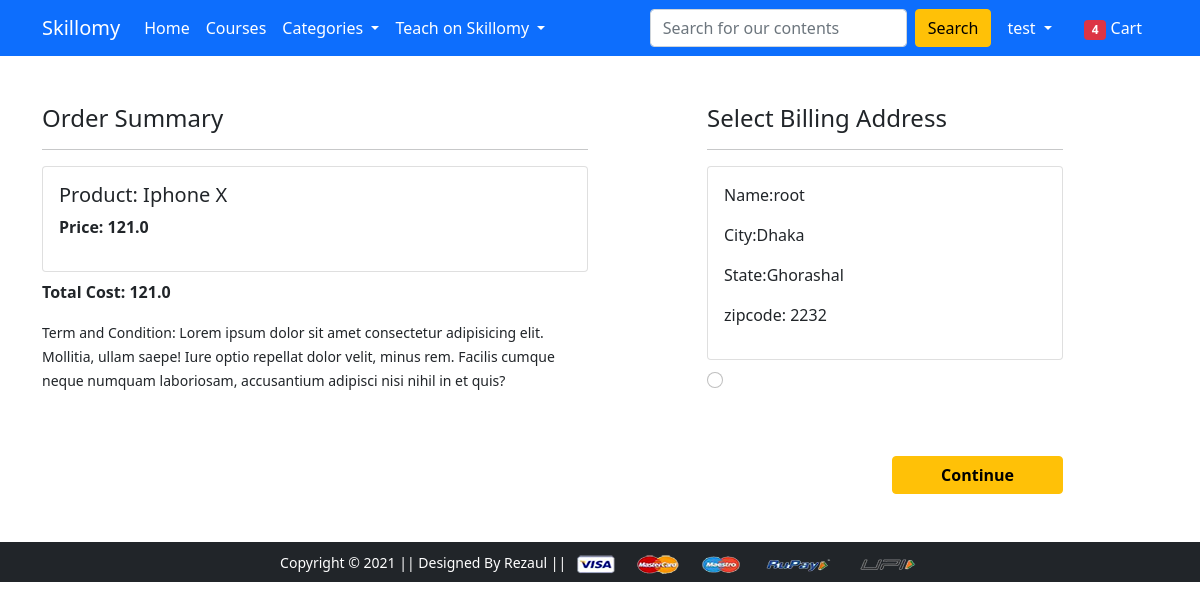
Screenshot of /checkout/ (signed in) with the database file from the repository.
### app/models.py (models this page shows, shortened)
class Cart(models.Model):
	user=models.ForeignKey(User, on_delete=models.CASCADE)
	course=models.ForeignKey(Product,on_delete=models.CASCADE)
	quantity=models.PositiveIntegerField(default=1)
	@property
	def total_cost(self):
		return self.course.discounted_price

class Product(models.Model):
	title=models.CharField(max_length=50)
	selling_price= models.FloatField()
	discounted_price=models.FloatField()
	description=models.CharField(max_length=200)
	level=models.CharField(choices=LEVEL_CHOICES, max_length=20, default="Not sure")
	category=models.CharField(choices=CATEGORY_CHOICES,max_length=2)
	category_id=models.ForeignKey(Categories,on_delete=models.CASCADE,default='coding')
	content=models.ForeignKey(Content,on_delete=models.CASCADE,default='none')
	product_image=models.ImageField(upload_to='productimg',blank=True, null=True)

class Customer(models.Model):
	user=models.ForeignKey(User,on_delete=models.CASCADE)
	name=models.CharField(max_length=50, default="root")
	biography=CharField(max_length=100,default="N/A")
	language=CharField(choices=LANGUAGE_CHOICES,max_length=7,default="English")
	city=models.CharField(max_length=20,default="Dhaka")
	website=models.CharField(max_length=20,default="N/A")
	zipcode=models.IntegerField(default="0000")
	state=models.CharField(choices=STATE_CHOICES,max_length=50,default="Dhaka")

### app/views.py (the view)
# urls.py: path('checkout/', views.checkout, name='checkout'),
@login_required
def checkout(request):
	user=request.user
	address=Customer.objects.filter(user=user)
	cart_item=Cart.objects.filter(user=user)
	ammount=0.0
	total_ammount=0.0
	cart_product=[p for p in Cart.objects.all() if p.user==request.user]
	if cart_product:
		for p in cart_product:
			tempammount=(p.quantity * p.course.discounted_price)
			total_ammount+=tempammount
	return render(request, 'app/checkout.html',{'address':address,'total_ammount':total_ammount,'cart_item':cart_item})

### app/templates/app/checkout.html (shortened to what this page needs)
{% extends 'app/base.html' %}
{% load static %}
{% block main-content %}
<div class="container">
 <div class="row mt-5">
  <div class="col-sm-6">
    <h4>Order Summary</h4>
    <hr>
    {% for items in cart_item %}
      <div class="card mb-2">
        <div class="card-body">
          <h5>Product: {{items.course.title}}</h5>
          <p class="fw-bold">Price: {{items.total_cost}}</p>
        </div>
      </div>
      {% endfor %}
      <p class="fw-bold">Total Cost: {{total_ammount}}</p>
    <small>Term and Condition: Lorem ipsum dolor sit amet consectetur adipisicing elit. Mollitia, ullam saepe! Iure optio repellat dolor velit, minus rem. Facilis cumque neque numquam laboriosam, accusantium adipisci nisi nihil in et quis?</small>
  </div>
  <div class="col-sm-4 offset-sm-1">
    <h4>Select Billing Address</h4>
    <hr>
    <form action="/paymentdone">
      {% for ad in address %}
      <div class="card">
        <div class="card-body">
        <p>Name:{{ad.name}}</p>
        <p>City:{{ad.city}}</p>
        <p>State:{{ad.state}}</p>
        <p>zipcode: {{ad.zipcode}}</p>
        </div>
      </div>
      <div class="form-check mt-2 mb-5">
        <input class="form-check-input" type="radio" name="custid" id="custadd{{forloop.counter}}" value="{{ad.id}}" >
      </div>
      {% endfor %}
        <div class="text-end">
          <button type="submit" class="btn btn-warning mt-3 px-5 fw-bold">Continue</button>
        </div>
      </form>
    </div>
  </div>
</div>
{% endblock main-content %}

### app/templates/app/base.html (shortened to what this page needs)
<!doctype html>
{% load static %}
<html lang="en">
  <head>
    <link href="https://cdn.jsdelivr.net/npm/bootstrap@5.0.0-beta1/dist/css/bootstrap.min.css" rel="stylesheet">
    <link rel="stylesheet" href="{% static 'app/css/owl.carousel.min.css' %}">
    <link rel="stylesheet" href="{% static 'app/css/all.min.css' %}">
    <link rel="stylesheet" href="{% static 'app/css/style.css' %}">
  </head>
  <body>
    <nav class="navbar navbar-expand-lg navbar-dark bg-primary">
     <div class="container">
       <a class="navbar-brand" href="/">Skillomy</a>
       <div class="collapse navbar-collapse" id="navbarSupportedContent">
         <ul class="navbar-nav me-auto mb-2 mb-lg-0">
           <li class="nav-item">
             <a class="nav-link active" aria-current="page" href="/">Home</a>
           </li>
           <li class="nav-item">
             <a class="nav-link active" aria-current="page" href="{% url 'courses' %}">Courses</a>
           </li>
           <li class="nav-item dropdown">
             <a class="nav-link dropdown-toggle text-white" href="#" id="electronicsDropdown" role="button" data-bs-toggle="dropdown" aria-expanded="false">
               Categories
             </a>
           </li>
           <li class="nav-item dropdown">
             <a class="nav-link dropdown-toggle text-white" href="#" id="fashionDropdown" role="button" data-bs-toggle="dropdown" aria-expanded="false">
               Teach on Skillomy
             </a>
           </li>
         </ul>
         <form method="get" action="/search" class="d-flex">
           <input class="form-control me-2" name="query" id="search" type="search" placeholder="Search for our contents" aria-label="Search">
           <button class="btn btn-warning" type="submit">Search</button>
         </form>
         <div>
          <ul class="navbar-nav me-auto mb-2 mb-lg-0">
           <li class="nav-item dropdown mx-2">
            {% if request.user.is_authenticated %}
              <a class="nav-link dropdown-toggle text-white" href="#" id="profileDropdown" role="button" data-bs-toggle="dropdown" aria-expanded="false">
                {{request.user.username}}
              </a>
            </li>
            <li class="nav-item mx-2">
             <a href="{% url 'show_cart' %}" class="nav-link text-white"><span class="badge bg-danger">4</span> Cart </a>
            </li>
            {% endif %}
          </ul>
         </div>
       </div>
     </div>
    </nav>
    {% block main-content %} {% endblock main-content %}
    <footer class="container-fluid bg-dark text-center p-2 mt-5">
        <small class="text-white">Copyright &copy; 2021 || Designed By Rezaul || </small>
        <img src="{% static 'app/images/payment.png' %}" alt="" srcset="" class="img-fluid" height="2px">
    </footer>
  </body>
</html>

### rows the page displays
Cart: course "Iphone X", total_cost "121.0"
Customer: name "root", city "Dhaka", state "Ghorashal", zipcode "2232"

### other values shown
{{ request.user.username }} "test"
{{ total_ammount }} "121.0"
